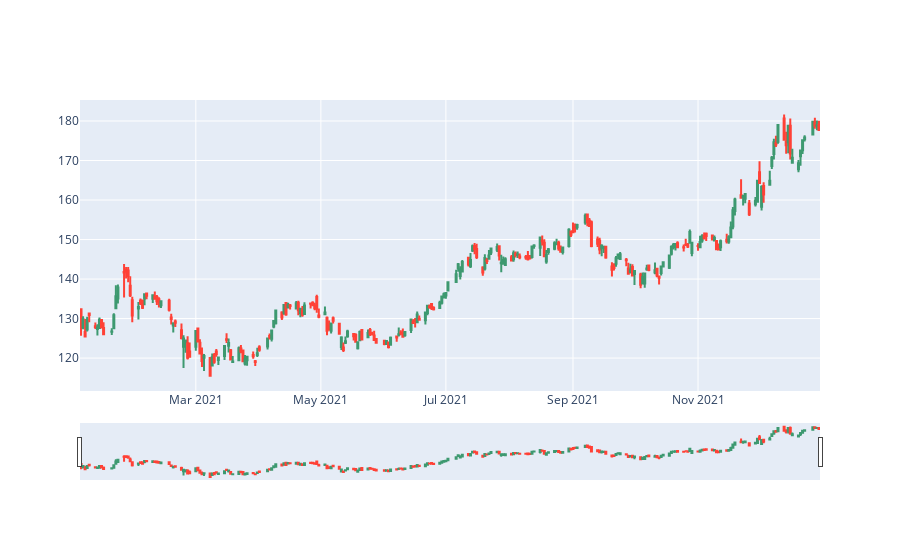

The notebook cell saved with this chart:
### Code cell
# Interactive Candlestick plot for AAPL
fig7 = go.Figure(data = [go.Candlestick(x = df2.index,
                open = df2['Open'],
                high = df2['High'],
                low = df2['Low'],
                close = df2['Close'])]
                )

fig7.show()

### Figure 1 — Plotly figure (JSON) as saved in the notebook; plotly's stock layout.template omitted (floating-point values rounded to 4 significant figures; data arrays with more than 128 entries replaced by an {"elided": "..."} marker saying what was removed)
{"data": [{"close": {"elided": "251 float values"}, "high": {"elided": "251 float values"}, "low": {"elided": "251 float values"}, "open": {"elided": "251 float values"}, "type": "candlestick", "x": {"elided": "251 str values"}}], "layout": {}}
